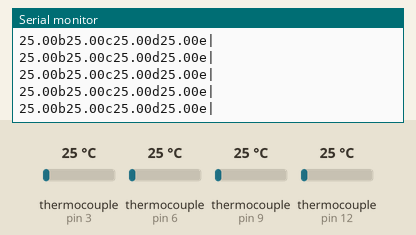
Simulated run of this sketch. Board: Arduino Leonardo, built with avr-gcc and run on an emulated ATmega32U4. On the bench: the last lines printed to the serial monitor. Inputs (shaded band) come from the test bench; at power-on: thermocouple (sensors on pin 3, pin 6, pin 9, pin 12) 25 °C.

Above: at 1.2 s.
1.3 s: thermocouple (sensor on pin 3) set to 6 °C
At 1.61 s:
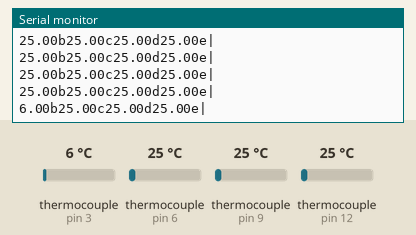
2.8 s: thermocouple (sensor on pin 6) set to 6 °C
At 2.84 s:
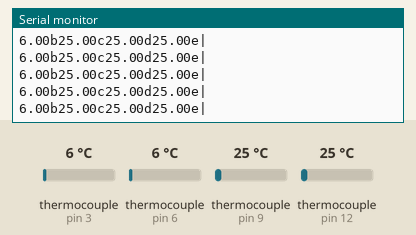
4.3 s: thermocouple (sensor on pin 9) set to 6 °C
At 4.47 s:
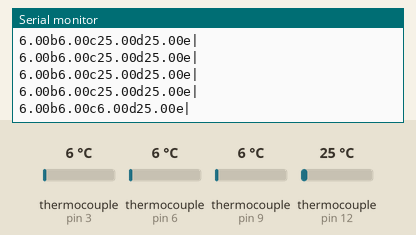
5.8 s: thermocouple (sensor on pin 12) set to 6 °C
At 5.91 s:
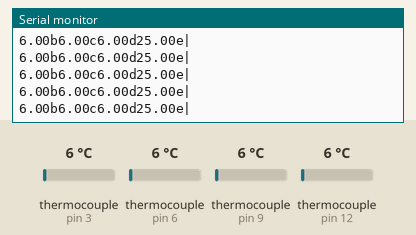
7.3 s: thermocouple (sensor on pin 3) set to 75 °C
At 7.34 s:
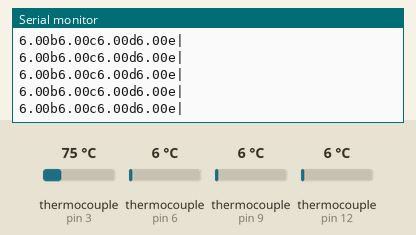
8.8 s: thermocouple (sensor on pin 6) set to 75 °C
At 8.97 s:
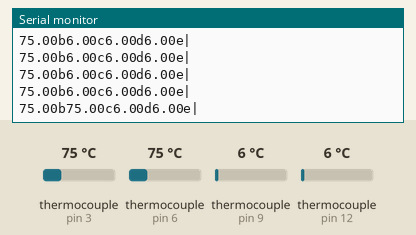
Timing chart, 0 to 11.3 s (numbered marks = the images above; inputs shaded):
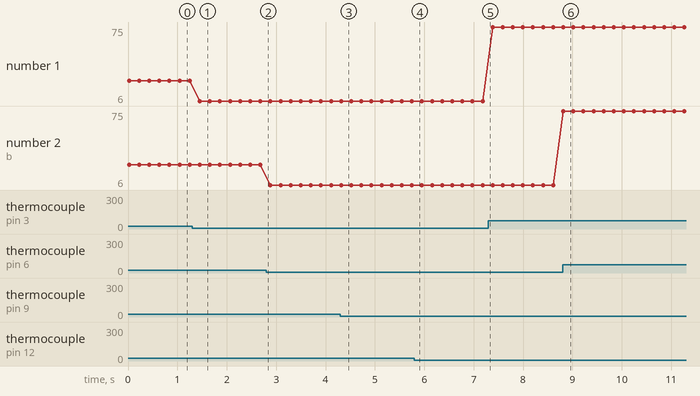

Measured:
- after the input at 1.3 s, the serial monitor: prints a new line after 0.15 s (image 1)
- after the input at 4.3 s, the serial monitor: prints a new line at once (image 3)
- after the input at 8.8 s, the serial monitor: prints a new line at once (image 6)
- plotted number 1: 25 → 6 after the input at 1.3 s, 6 → 75 after the input at 7.3 s

The sketch:

multiRead6675ForArduino.ino
```cpp
#include <SPI.h>
#include <Wire.h>

#include "max6675.h"

#define MAXDO4   13
#define MAXCS4   12
#define MAXCLK4  11

#define MAXDO3   10
#define MAXCS3   9
#define MAXCLK3  8

#define MAXDO2   7
#define MAXCS2   6
#define MAXCLK2  5

#define MAXDO1   4
#define MAXCS1   3
#define MAXCLK1  2

// initialize the Thermocouple
MAX6675 thermocouple1(MAXCLK1, MAXCS1, MAXDO1);
MAX6675 thermocouple2(MAXCLK2, MAXCS2, MAXDO2);
MAX6675 thermocouple3(MAXCLK3, MAXCS3, MAXDO3);
MAX6675 thermocouple4(MAXCLK4, MAXCS4, MAXDO4);


void setup() {
  Serial.begin(9600);

  while (!Serial) delay(1); // wait for Serial on Leonardo/Zero, etc

  //Serial.println("MAX31855 test");
  // wait for MAX chip to stabilize
  delay(10);
}

void loop() {
  // basic readout test, just print the current temp
   Serial.print(thermocouple1.readCelsius());
   Serial.print("b");
   Serial.print(thermocouple2.readCelsius());
   Serial.print("c");
   Serial.print(thermocouple3.readCelsius());
   Serial.print("d");
   Serial.print(thermocouple4.readCelsius());
   Serial.print("e");
   Serial.println("|");
   delay(200);
}
```
